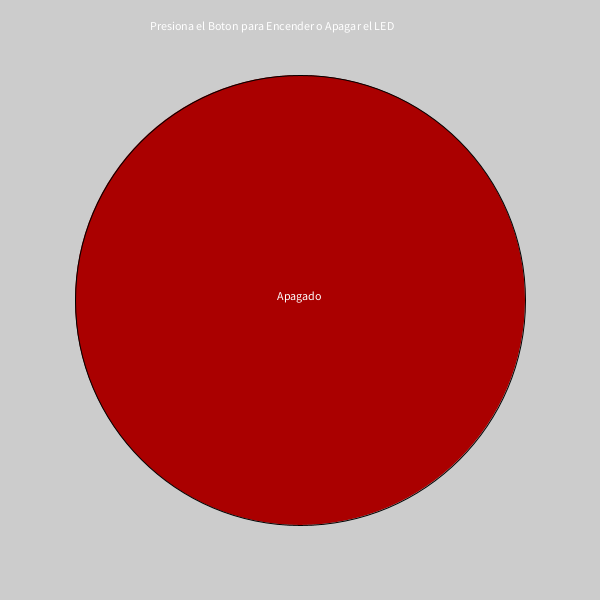
Frame 1 (no input)
Frame 60 (the mouse pressed at the canvas centre just before this capture): identical to frame 1, image omitted
Frame 120 (the mouse held since frame 60 and released just before this capture): identical to frame 1, image omitted

The Processing sketch that drew this single still picture (run headless with seeded random() and noise(); from frame 60 on, the mouse is pressed at the canvas centre):

// Processing sketch: Reto3
// ── Reto3.pde
void setup(){
size(600,600);
  text("Presiona el Boton para Encender o Apagar el LED",150,30);
  fill(170,0,0);
  ellipse(300,300,450,450);
  fill(255);
  text("Apagado",277,300);
}

void draw(){
}

void mousePressed(){
background(155);
text("Presiona el Boton para Encender o Apagar el LED",150,30);
if(mouseButton == LEFT){
fill(0,100,0);
ellipse(300,300,450,450); 
}

else if(mouseButton == RIGHT){
text("Presiona el Boton para Encender o Apagar el LED",150,30);
fill(178,34,34);
ellipse(300,300,450,450);
}
}

void mouseReleased(){
background(155);
if(mouseButton == LEFT){
text("Presiona el Boton para Encender o Apagar el LED",150,30);
fill(255,0,0);
ellipse(300,300,450,450); 
}

else if(mouseButton == RIGHT){
text("Presiona el Boton para Encender o Apagar el LED",150,30);
fill(124,252,0);
ellipse(300,300,450,450);
}
}
